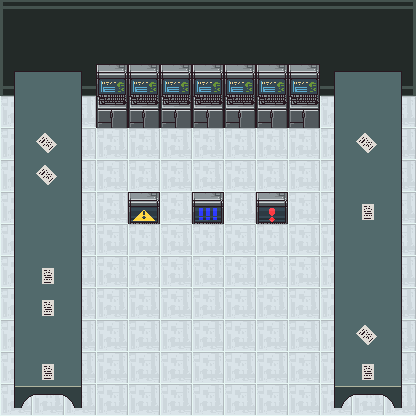

A 2D game scene composited from a Tiled map and its tileset images. What follows is a short description and the map's XML, with each tile layer's data collapsed to a summary:
An orthogonal 13x13 tile map with 32x32 px tiles, 4 tile layers (Camada de Tiles 1, Paredes, detalhesCenario, AlavancasDesenho) and 13 objects (r1, r2, r3, a1, a2, ...).

<map version="1.0" tiledversion="1.0.3" orientation="orthogonal" renderorder="right-down" width="13" height="13" tilewidth="32" tileheight="32" nextobjectid="45">
 <tileset firstgid="1" source="progBotsFinalTileset.tsx" />
 <layer name="Camada de Tiles 1" width="13" height="13">
  <data>[169 cells, 169 non-empty, 10 distinct tile ids]</data>
 </layer>
 <layer name="Paredes" width="13" height="13">
  <data>[169 cells, 80 non-empty, 11 distinct tile ids]</data>
 </layer>
 <objectgroup name="Paredes">
  <object id="7" x="96" y="63" width="224" height="65" />
  <object id="8" x="333" y="73" width="68" height="335" />
  <object id="9" x="11" y="71" width="72" height="338" />
  <object id="32" x="0" y="0" height="416" />
  <object id="33" x="0" y="0" width="416" height="3" />
  <object id="34" x="416" y="0" height="416" />
  <object id="35" x="0" y="416" width="416" height="-12" />
 </objectgroup>
 <objectgroup name="robos">
  <object id="15" name="r1" x="128" y="352" width="32" height="32" />
  <object id="16" name="r2" x="192" y="352" width="32" height="32" />
  <object id="17" name="r3" x="256" y="352" width="32" height="32" />
 </objectgroup>
 <objectgroup name="alavancas">
  <object id="24" name="a1" x="256" y="192" width="32" height="32" />
  <object id="25" name="a2" x="192" y="192" width="32" height="32" />
  <object id="26" name="a3" x="128" y="192" width="32" height="32" />
 </objectgroup>
 <layer name="detalhesCenario" width="13" height="13">
  <data>[169 cells, 9 non-empty, 2 distinct tile ids]</data>
 </layer>
 <layer name="AlavancasDesenho" width="13" height="13">
  <data>[169 cells, 3 non-empty, 3 distinct tile ids]</data>
 </layer>
</map>
